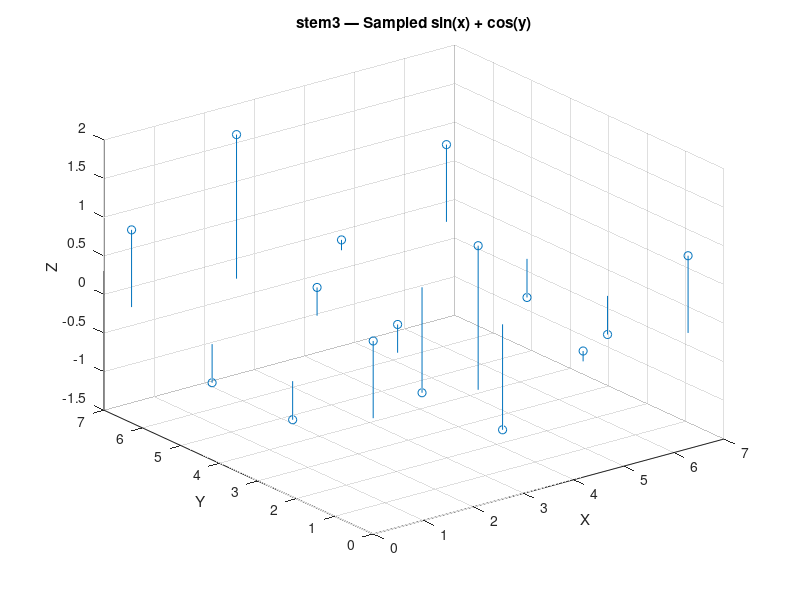

Recreate this plot in MATLAB.
% stem3 — 3-D stems with tip markers
% For each (x, y, z) sample stem3 draws a vertical line from the
% z=0 plane up to z, plus a marker at the tip. Good for sparse 3-D
% sampled data where a surface would be misleading.


clear
close all

% 4×4 grid of points with height = sin(x) + cos(y).
n = 4;
xs = linspace(0, 2*pi, n);
ys = linspace(0, 2*pi, n);
x = []; y = []; z = [];
for i = 1:n
    for j = 1:n
        x = [x, xs(j)];
        y = [y, ys(i)];
        z = [z, sin(xs(j)) + cos(ys(i))];
    end
end

figure
stem3(x, y, z)
title('stem3 — Sampled sin(x) + cos(y)')
xlabel('X')
ylabel('Y')
zlabel('Z')
grid on
